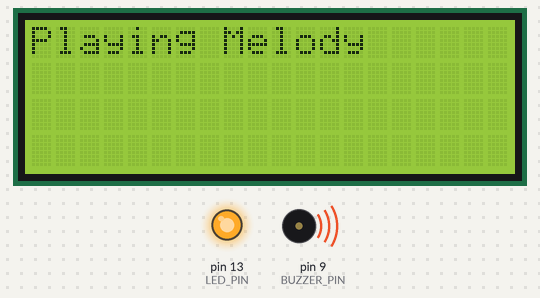
The sketch below on a simulated Arduino Mega 2560, built with avr-gcc and run on an emulated ATmega2560. Shown: 20×4 character LCD, output pins drawn as LEDs (lit = HIGH), buzzer (waves = sounding).

Above: at 0.5 s.
At 1.51 s:
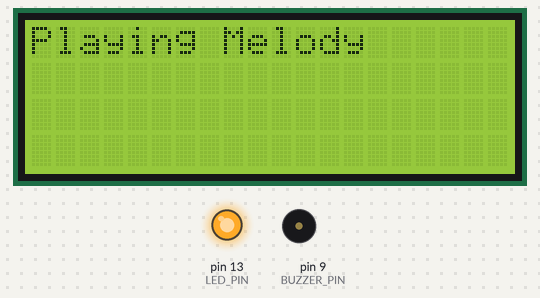
At 2.4 s:
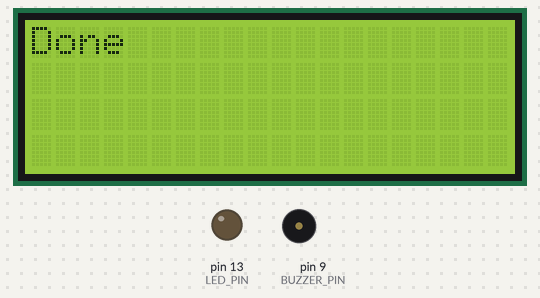
Timing chart, 0 to 130.0 s (numbered marks = the images above):
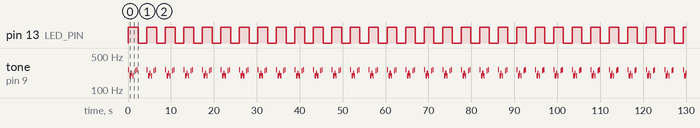

Measured:
- by itself, pin 13 (LED_PIN): alternates HIGH for 2.3 s and LOW for 2.0 s
- by itself, tone on pin 9 (BUZZER_PIN): repeats every 4.3 s: silent 0.08 s, 2 × (196 Hz 0.13 s, silent 0.04 s), 220 Hz 0.25 s, silent 0.08 s, 196 Hz 0.25 s, silent 0.40 s, 247 Hz 0.25 s, silent 0.08 s, 262 Hz 0.25 s, silent 2.1 s, 262 Hz 0.25 s

The sketch:

buzzer_lcd_test.ino
```cpp
/**
 * Buzzer Test.ino
 *
 * Test your buzzer
 *
 * Program tested on Arduino Mega 2560
 *
 * Modified from https://www.arduino.cc/en/Tutorial/ToneMelody?from=Tutorial.Tone
 *
 */
#include "pitches.h"
#include <Wire.h>
#include <hd44780.h>                       // main hd44780 header
#include <hd44780ioClass/hd44780_I2Cexp.h> // i2c expander i/o class header


#define BUZZER_PIN 9 //Use D9 PWM pin on Mega
#define LED_PIN LED_BUILTIN

// notes in the melody:
const int melody[] = {
  NOTE_C4, NOTE_G3, NOTE_G3, NOTE_A3, NOTE_G3, 0, NOTE_B3, NOTE_C4
};

// note durations: 4 = quarter note, 8 = eighth note, etc.:
const int noteDurations[] = {
  4, 8, 8, 4, 4, 4, 4, 4
};

hd44780_I2Cexp lcd(0x27);

void play_melody()
{
    digitalWrite(LED_PIN, HIGH);
    for (int thisNote = 0; thisNote < 8; thisNote++) {

    // to calculate the note duration, take one second divided by the note type.
    //e.g. quarter note = 1000 / 4, eighth note = 1000/8, etc.
    int noteDuration = 1000 / noteDurations[thisNote];
    tone(BUZZER_PIN, melody[thisNote], noteDuration);

    // to distinguish the notes, set a minimum time between them.
    // the note's duration + 30% seems to work well:
    int pauseBetweenNotes = noteDuration * 1.30;
    delay(pauseBetweenNotes);
    // stop the tone playing:
    noTone(BUZZER_PIN);
  }
  digitalWrite(LED_PIN, LOW);
}

void setup() {
  pinMode(LED_PIN, OUTPUT); //Initial the LED pin

  lcd.begin(20, 4);
  lcd.setCursor(0, 0);
  lcd.print("Hello");
  lcd.backlight();
}

void loop() {
  lcd.setCursor(0, 0);
  lcd.print("Playing Melody   ");
  // analogWrite(BUZZER_PIN, NOTE_C4);
  play_melody(); //Play the melody
  lcd.setCursor(0, 0);
  lcd.print("Done             ");
  delay(2000); //Wait 2 second to play the melody again
}
```

pitches.h
```cpp
#pragma once

/*************************************************
 * Public Constants
 *************************************************/

#define NOTE_B0  31
#define NOTE_C1  33
#define NOTE_CS1 35
#define NOTE_D1  37
#define NOTE_DS1 39
#define NOTE_E1  41
#define NOTE_F1  44
#define NOTE_FS1 46
#define NOTE_G1  49
#define NOTE_GS1 52
#define NOTE_A1  55
#define NOTE_AS1 58
#define NOTE_B1  62
#define NOTE_C2  65
#define NOTE_CS2 69
#define NOTE_D2  73
#define NOTE_DS2 78
#define NOTE_E2  82
#define NOTE_F2  87
#define NOTE_FS2 93
#define NOTE_G2  98
#define NOTE_GS2 104
#define NOTE_A2  110
#define NOTE_AS2 117
#define NOTE_B2  123
#define NOTE_C3  131
#define NOTE_CS3 139
#define NOTE_D3  147
#define NOTE_DS3 156
#define NOTE_E3  165
#define NOTE_F3  175
#define NOTE_FS3 185
#define NOTE_G3  196
#define NOTE_GS3 208
#define NOTE_A3  220
#define NOTE_AS3 233
#define NOTE_B3  247
#define NOTE_C4  262
#define NOTE_CS4 277
#define NOTE_D4  294
#define NOTE_DS4 311
#define NOTE_E4  330
#define NOTE_F4  349
#define NOTE_FS4 370
#define NOTE_G4  392
#define NOTE_GS4 415
#define NOTE_A4  440
#define NOTE_AS4 466
#define NOTE_B4  494
#define NOTE_C5  523
#define NOTE_CS5 554
#define NOTE_D5  587
#define NOTE_DS5 622
#define NOTE_E5  659
#define NOTE_F5  698
#define NOTE_FS5 740
#define NOTE_G5  784
#define NOTE_GS5 831
#define NOTE_A5  880
#define NOTE_AS5 932
#define NOTE_B5  988
#define NOTE_C6  1047
#define NOTE_CS6 1109
#define NOTE_D6  1175
#define NOTE_DS6 1245
#define NOTE_E6  1319
#define NOTE_F6  1397
#define NOTE_FS6 1480
#define NOTE_G6  1568
#define NOTE_GS6 1661
#define NOTE_A6  1760
#define NOTE_AS6 1865
#define NOTE_B6  1976
#define NOTE_C7  2093
#define NOTE_CS7 2217
#define NOTE_D7  2349
#define NOTE_DS7 2489
#define NOTE_E7  2637
#define NOTE_F7  2794
#define NOTE_FS7 2960
#define NOTE_G7  3136
#define NOTE_GS7 3322
#define NOTE_A7  3520
#define NOTE_AS7 3729
#define NOTE_B7  3951
#define NOTE_C8  4186
#define NOTE_CS8 4435
#define NOTE_D8  4699
#define NOTE_DS8 4978
```
